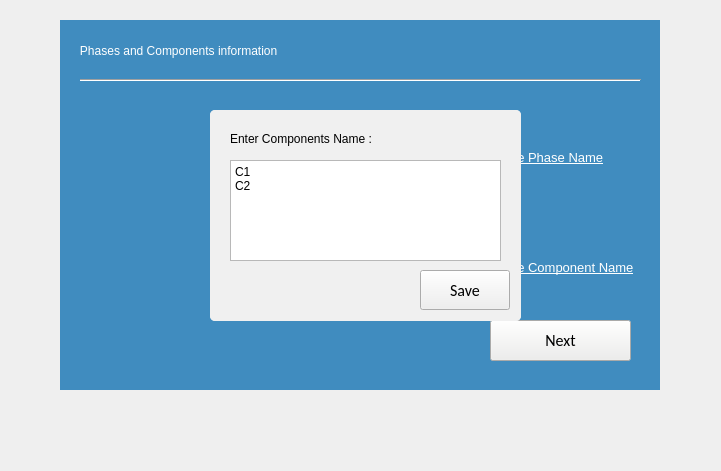
  <widget class="QWidget" name="Second_widget" native="true">
   <property name="geometry">
    <rect>
     <x>230</x>
     <y>100</y>
     <width>721</width>
     <height>471</height>
    </rect>
   </property>
   <property name="styleSheet">
    <string notr="true"/>
   </property>
   <widget class="QFrame" name="frame_3">
    <property name="geometry">
     <rect>
      <x>60</x>
      <y>20</y>
      <width>600</width>
      <height>370</height>
     </rect>
    </property>
    <property name="styleSheet">
     <string notr="true">#frame_3{
border: none;
background-color: rgb(64, 140, 191);

}</string>
    </property>
    <property name="frameShape">
     <enum>QFrame::StyledPanel</enum>
    </property>
    <property name="frameShadow">
     <enum>QFrame::Raised</enum>
    </property>
    <widget class="QLabel" name="dim_label_10">
     <property name="geometry">
      <rect>
       <x>150</x>
       <y>90</y>
       <width>211</width>
       <height>31</height>
      </rect>
     </property>
     <property name="font">
      <font>
       <family>Ubuntu</family>
       <pointsize>11</pointsize>
       <weight>75</weight>
       <bold>true</bold>
      </font>
     </property>
     <property name="styleSheet">
      <string notr="true">color : #fff;</string>
     </property>
     <property name="text">
      <string>NUMBER OF PHASES          :</string>
     </property>
    </widget>
    <widget class="QSpinBox" name="noP">
     <property name="geometry">
      <rect>
       <x>370</x>
       <y>90</y>
       <width>41</width>
       <height>31</height>
      </rect>
     </property>
     <property name="minimum">
      <number>1</number>
     </property>
     <property name="value">
      <number>1</number>
     </property>
    </widget>
    <widget class="QLabel" name="dim_label_11">
     <property name="geometry">
      <rect>
       <x>150</x>
       <y>190</y>
       <width>211</width>
       <height>31</height>
      </rect>
     </property>
     <property name="font">
      <font>
       <family>Ubuntu</family>
       <pointsize>11</pointsize>
       <weight>75</weight>
       <bold>true</bold>
      </font>
     </property>
     <property name="styleSheet">
      <string notr="true">color : #fff;</string>
     </property>
     <property name="text">
      <string>NUMBER OF COMPONENT :</string>
     </property>
    </widget>
    <widget class="QSpinBox" name="noC">
     <property name="geometry">
      <rect>
       <x>370</x>
       <y>190</y>
       <width>41</width>
       <height>31</height>
      </rect>
     </property>
     <property name="minimum">
      <number>1</number>
     </property>
     <property name="value">
      <number>2</number>
     </property>
    </widget>
    <widget class="QPushButton" name="next2">
     <property name="geometry">
      <rect>
       <x>430</x>
       <y>300</y>
       <width>141</width>
       <height>41</height>
      </rect>
     </property>
     <property name="font">
      <font>
       <family>Calibri</family>
       <pointsize>12</pointsize>
      </font>
     </property>
     <property name="styleSheet">
      <string notr="true">background-color: rgb(238, 238, 236);</string>
     </property>
     <property name="text">
      <string>Next</string>
     </property>
    </widget>
    <widget class="QLabel" name="error3">
     <property name="geometry">
      <rect>
       <x>140</x>
       <y>305</y>
       <width>281</width>
       <height>31</height>
      </rect>
     </property>
     <property name="styleSheet">
      <string notr="true">
color: rgb(0, 0, 0);
font: 12pt &quot;Calibri&quot;;</string>
     </property>
     <property name="text">
      <string/>
     </property>
    </widget>
    <widget class="QCommandLinkButton" name="phasebtn">
     <property name="geometry">
      <rect>
       <x>390</x>
       <y>120</y>
       <width>171</width>
       <height>41</height>
      </rect>
     </property>
     <property name="font">
      <font>
       <family>Segoe UI</family>
       <pointsize>10</pointsize>
       <weight>50</weight>
       <italic>false</italic>
       <bold>false</bold>
       <underline>true</underline>
      </font>
     </property>
     <property name="cursor">
      <cursorShape>PointingHandCursor</cursorShape>
     </property>
     <property name="styleSheet">
      <string notr="true">#phasebtn {
text-decoration: underline;
color: rgb(255, 255, 255);
}

#phasebtn::hover{
background : none;
border : none;
}</string>
     </property>
     <property name="text">
      <string>Change Phase Name</string>
     </property>
    </widget>
    <widget class="QCommandLinkButton" name="componentbtn">
     <property name="geometry">
      <rect>
       <x>390</x>
       <y>230</y>
       <width>211</width>
       <height>41</height>
      </rect>
     </property>
     <property name="font">
      <font>
       <family>Segoe UI</family>
       <pointsize>10</pointsize>
       <weight>50</weight>
       <italic>false</italic>
       <bold>false</bold>
       <underline>true</underline>
      </font>
     </property>
     <property name="cursor">
      <cursorShape>PointingHandCursor</cursorShape>
     </property>
     <property name="styleSheet">
      <string notr="true">#componentbtn {
text-decoration: underline;
color: rgb(255, 255, 255);
}

#componentbtn::hover{
background : none;
border : none;
}</string>
     </property>
     <property name="text">
      <string>Change Component Name</string>
     </property>
    </widget>
    <widget class="QWidget" name="pwidget_2" native="true">
     <property name="geometry">
      <rect>
       <x>150</x>
       <y>90</y>
       <width>311</width>
       <height>211</height>
      </rect>
     </property>
     <property name="styleSheet">
      <string notr="true">#pwidget_2{
background-color: rgb(240, 240, 240);
border-radius : 5px;
border: 2px black;
}</string>
     </property>
     <widget class="QPushButton" name="comsavebtn">
      <property name="geometry">
       <rect>
        <x>210</x>
        <y>160</y>
        <width>90</width>
        <height>40</height>
       </rect>
      </property>
      <property name="font">
       <font>
        <family>Calibri</family>
        <pointsize>12</pointsize>
        <weight>50</weight>
        <bold>false</bold>
       </font>
      </property>
      <property name="text">
       <string>Save</string>
      </property>
     </widget>
     <widget class="QLabel" name="label_12">
      <property name="geometry">
       <rect>
        <x>20</x>
        <y>20</y>
        <width>181</width>
        <height>17</height>
       </rect>
      </property>
      <property name="styleSheet">
       <string notr="true">font: 12pt &quot;Ubuntu&quot;;</string>
      </property>
      <property name="text">
       <string>Enter Components Name :</string>
      </property>
     </widget>
     <widget class="QPlainTextEdit" name="ctext">
      <property name="geometry">
       <rect>
        <x>20</x>
        <y>50</y>
        <width>271</width>
        <height>101</height>
       </rect>
      </property>
      <property name="plainText">
       <string>C1
C2</string>
      </property>
     </widget>
     <widget class="QLabel" name="cerror">
      <property name="geometry">
       <rect>
        <x>20</x>
        <y>160</y>
        <width>171</width>
        <height>31</height>
       </rect>
      </property>
      <property name="font">
       <font>
        <family>Ubuntu</family>
        <pointsize>12</pointsize>
       </font>
      </property>
      <property name="text">
       <string/>
      </property>
     </widget>
    </widget>
    <widget class="QWidget" name="pwidget" native="true">
     <property name="geometry">
      <rect>
       <x>150</x>
       <y>90</y>
       <width>311</width>
       <height>211</height>
      </rect>
     </property>
     <property name="styleSheet">
      <string notr="true">#pwidget{
background-color: rgb(240, 240, 240);
border-radius : 5px;
border: 2px black;
}</string>
     </property>
     <widget class="QPushButton" name="phasesavebtn">
      <property name="geometry">
       <rect>
        <x>210</x>
        <y>160</y>
        <width>90</width>
        <height>40</height>
       </rect>
      </property>
      <property name="font">
       <font>
        <family>Calibri</family>
        <pointsize>12</pointsize>
        <weight>50</weight>
        <bold>false</bold>
       </font>
      </property>
      <property name="text">
       <string>Save</string>
      </property>
     </widget>
     <widget class="QLabel" name="label_10">
      <property name="geometry">
       <rect>
        <x>20</x>
        <y>20</y>
        <width>181</width>
        <height>17</height>
       </rect>
      </property>
      <property name="styleSheet">
       <string notr="true">font: 12pt &quot;Ubuntu&quot;;</string>
      </property>
      <property name="text">
       <string>Enter Phase Name :</string>
      </property>
     </widget>
     <widget class="QPlainTextEdit" name="ptext">
      <property name="geometry">
       <rect>
        <x>20</x>
        <y>50</y>
        <width>271</width>
        <height>101</height>
       </rect>
      </property>
      <property name="plainText">
       <string>alpha</string>
      </property>
     </widget>
     <widget class="QLabel" name="perror">
      <property name="geometry">
       <rect>
        <x>20</x>
        <y>160</y>
        <width>171</width>
        <height>31</height>
       </rect>
      </property>
      <property name="font">
       <font>
        <family>Ubuntu</family>
        <pointsize>12</pointsize>
       </font>
      </property>
      <property name="text">
       <string/>
      </property>
     </widget>
    </widget>
    <widget class="QLabel" name="label_5">
     <property name="geometry">
      <rect>
       <x>420</x>
       <y>95</y>
       <width>20</width>
       <height>20</height>
      </rect>
     </property>
     <property name="font">
      <font>
       <family>Segoe UI Symbol</family>
       <pointsize>11</pointsize>
       <weight>75</weight>
       <italic>false</italic>
       <bold>true</bold>
      </font>
     </property>
     <property name="toolTip">
      <string>&lt;html&gt;&lt;head/&gt;&lt;body&gt;&lt;p&gt;It corresponds to the number of phases in the domain&lt;/p&gt;&lt;/body&gt;&lt;/html&gt;</string>
     </property>
     <property name="styleSheet">
      <string notr="true">background-color: rgb(225, 225, 225);
color:rgb(0, 0, 0);
border-radius : 10px; 
border : 1px solid rgb(225, 225, 225);</string>
     </property>
     <property name="text">
      <string>?</string>
     </property>
    </widget>
    <widget class="QLabel" name="label_6">
     <property name="geometry">
      <rect>
       <x>420</x>
       <y>195</y>
       <width>20</width>
       <height>20</height>
      </rect>
     </property>
     <property name="font">
      <font>
       <family>Segoe UI Symbol</family>
       <pointsize>11</pointsize>
       <weight>75</weight>
       <italic>false</italic>
       <bold>true</bold>
      </font>
     </property>
     <property name="toolTip">
      <string>&lt;html&gt;&lt;head/&gt;&lt;body&gt;&lt;p&gt;It corresponds to the number of components(2, for binary, 3 for ternary etc.)&lt;/p&gt;&lt;/body&gt;&lt;/html&gt;</string>
     </property>
     <property name="styleSheet">
      <string notr="true">background-color: rgb(225, 225, 225);
color:rgb(0, 0, 0);
border-radius : 10px; 
border : 1px solid rgb(225, 225, 225);</string>
     </property>
     <property name="text">
      <string>?</string>
     </property>
    </widget>
    <widget class="QLabel" name="label_11">
     <property name="geometry">
      <rect>
       <x>10</x>
       <y>10</y>
       <width>401</width>
       <height>41</height>
      </rect>
     </property>
     <property name="styleSheet">
      <string notr="true">font: 14pt &quot;Ubuntu&quot;;
color: #fff;</string>
     </property>
     <property name="text">
      <string>   Phases and Components information</string>
     </property>
    </widget>
    <widget class="Line" name="hrLine3">
     <property name="geometry">
      <rect>
       <x>20</x>
       <y>50</y>
       <width>561</width>
       <height>21</height>
      </rect>
     </property>
     <property name="styleSheet">
      <string notr="true">color: rgb(186, 189, 182);
</string>
     </property>
     <property name="orientation">
      <enum>Qt::Horizontal</enum>
     </property>
    </widget>
    <zorder>dim_label_10</zorder>
    <zorder>noP</zorder>
    <zorder>dim_label_11</zorder>
    <zorder>noC</zorder>
    <zorder>next2</zorder>
    <zorder>error3</zorder>
    <zorder>phasebtn</zorder>
    <zorder>componentbtn</zorder>
    <zorder>label_5</zorder>
    <zorder>label_6</zorder>
    <zorder>label_11</zorder>
    <zorder>hrLine3</zorder>
    <zorder>pwidget</zorder>
    <zorder>pwidget_2</zorder>
   </widget>
  </widget>
